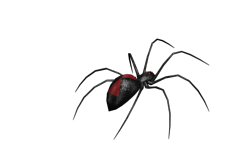
#> input picture assets/test-models/spider/attack/attack-BW_Spider_10006.png, 233 x 159 px, given as the content of the folder sets/graphics update/mob6/Frames_180x180/Idle_Stand/Body/090, which was not available
$ python bake-creatures-b.py
#> lines starting #> are read from the running program, lines starting #| are printed output that depends on the picture; after the words box and inside, x2 and y2 are one past the last pixel; in counts of white or black regions, pixels touching at a corner belong together; pictures that were not available may be replaced by others from this repository, and a replacement may not be noted
### scripts/bakelib.py
"""
THE SHARED BAKE LIBRARY (it.114).

Every bake before this one carried its own copy of the same four things: the
repo paths, the CRLF manifest writer, the projection-derived diamond mask and
the "columns are frames, rows are directions" sheet layout. The graphics-update
drop is baked by several scripts at once, and two of them writing
`manifest.json` in the same second would lose one another's entries - so the
writer here takes a LOCK, and the rest is here so a new bake is a table of
inputs rather than a fifth copy of the plumbing.

Conventions (see `docs/skills/atlas-sprite-pipeline.md`):

  * an animated sheet is `cellW * frameCount` wide and `cellH * dirCount` tall;
    row d is canonical direction d in DIRS = E, NE, N, NW, W, SW, S, SE
    (screen-space: E is towards the right of the screen, S towards the bottom);
  * `painted` is the alpha bounding box of the SOUTH row, in ORIGINAL pixels,
    because `SpriteLibrary.paintedHeight()` sets every rig's scale from it and
    `footAnchor()` puts the feet on the tile from it;
  * a single's manifest KEY has no `single_` prefix; its FILE does;
  * ground diamonds are 64x32, masked by the projection (never drawn), then
    dilated one pixel so the linear sampler has an opaque neighbour under
    every edge.

Usage from a bake:

    from bakelib import *
    frames = {d: [Image, ...] for d in range(8)}      # canonical order
    write_anim('treant_walk', frames, nearest=False)
    write_single('altar_a', img)
"""
import json
import math
import os
import sys
import time

from PIL import Image

ROOT = os.path.dirname(os.path.dirname(os.path.abspath(__file__)))
ATLAS = os.path.join(ROOT, 'public', 'assets', 'atlas')
DROP = os.path.join(ROOT, 'public', 'assets', 'graphics update')
MANIFEST = os.path.join(ATLAS, 'manifest.json')
LOCK = MANIFEST + '.lock'

TILE_W, TILE_H = 64, 32
DIRS = ['E', 'NE', 'N', 'NW', 'W', 'SW', 'S', 'SE']
SOUTH = 6

#: The manifest's own line ending, as `scripts/bake-trader.py` writes it - so
#: re-running any bake does not flip it and churn the whole file.
CRLF = '\r\n'


def clamp8(x):
    return 0 if x < 0 else (255 if x > 255 else int(x))


# ---------------------------------------------------------------------------
# THE MASK (verbatim from `bake-ground.py`, which proved it at it.108/it.112)
# ---------------------------------------------------------------------------


def diamond_alpha():
    """The 64x32 tile's own mask, DERIVED FROM THE PROJECTION rather than drawn."""
    m = Image.new('L', (TILE_W, TILE_H), 0)
    px = m.load()
    for py in range(TILE_H):
        for pxi in range(TILE_W):
            sx = pxi + 0.5 - TILE_W / 2
            sy = py + 0.5
            a = sx / (TILE_W / 2)
            b = sy / (TILE_H / 2)
            if math.floor((a + b) / 2) == 0 and math.floor((b - a) / 2) == 0:
                px[pxi, py] = 255
    return m


def dilate(mask, r=1):
    """The mask grown by `r` pixels, so neighbouring tiles OVERLAP instead of meeting."""
    src = mask.load()
    out = Image.new('L', mask.size, 0)
    dst = out.load()
    w, h = mask.size
    for y in range(h):
        for x in range(w):
            if src[x, y]:
                dst[x, y] = 255
                continue
            for dy in range(-r, r + 1):
                for dx in range(-r, r + 1):
                    nx, ny = x + dx, y + dy
                    if 0 <= nx < w and 0 <= ny < h and src[nx, ny]:
                        dst[x, y] = 255
                        break
                else:
                    continue
                break
    return out


MASK = diamond_alpha()
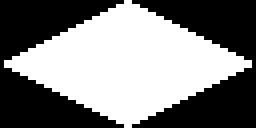
#> MASK: PIL image 64x32 L (shown 4 times larger); 50% white; 1 white region, box (x1, y1, x2, y2) and area: (1, 0, 63, 32) 1024
MASK_OUT = dilate(MASK)
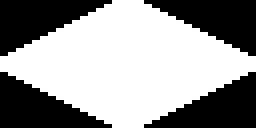
#> MASK_OUT: PIL image 64x32 L (shown 4 times larger); 59% white; 4 black regions, box (x1, y1, x2, y2) and area: (0, 0, 28, 14) 210, (36, 0, 64, 14) 210, (0, 18, 28, 32) 210, (36, 18, 64, 32) 210


# [61 lines left out: functions ground_diamond, bleed, key_magenta, not called in this run]


# ---------------------------------------------------------------------------
# SHEETS
# ---------------------------------------------------------------------------


def alpha_bbox(im, thresh=8):
    """(left, top, right, bottom) inclusive of every pixel with alpha > thresh, or None."""
    a = im.convert('RGBA').split()[3]
    if thresh != 0:
        a = a.point(lambda v: 255 if v > thresh else 0)
    box = a.getbbox()
    if not box:
        return None
    return (box[0], box[1], box[2] - 1, box[3] - 1)


def union_bbox(images, thresh=8):
    box = None
    for im in images:
        b = alpha_bbox(im, thresh)
        if b is None:
            continue
        box = b if box is None else (min(box[0], b[0]), min(box[1], b[1]), max(box[2], b[2]), max(box[3], b[3]))
    return box


def decimate(frames, n):
    """Pick `n` frames evenly from a longer clip (a 60 fps capture is not an animation)."""
    if len(frames) <= n:
        return list(frames)
    return [frames[int(i * len(frames) / n)] for i in range(n)]


def write_anim(name, frames_by_dir, nearest=False, half=False, keep=None, painted_dir=SOUTH, out_scale=1.0):
    """
    Bake an 8-direction (or 1-direction) sheet and register it.

    `frames_by_dir`: dict or list, canonical direction index -> list of PIL
    frames of ONE common original size. Every direction must have the same
    frame count. Pass a single-entry dict `{0: [...]}` for a one-direction strip.

    `half`: bake the sheet at 0.5 and mount it with `scale: 0.5` (for rigs that
    render small - guard/wolf/zombie do this). `out_scale`: any other uniform
    pre-scale applied to the original frames BEFORE cropping (e.g. 0.25 for a
    512 px render that should be a 128 px original) - it changes the ORIGINAL
    size the manifest records, so anchors are computed on the scaled frame.

    `keep`: optional (left, top, right, bottom) crop box in original pixels to
    use instead of the union alpha box (to drop a baked-in shadow, say).

    Returns the manifest entry.
    """
    dirs = sorted(frames_by_dir.keys()) if isinstance(frames_by_dir, dict) else list(range(len(frames_by_dir)))
    rows = [frames_by_dir[d] for d in dirs]
    n = len(rows[0])
    for r in rows:
        assert len(r) == n, '%s: every direction must have %d frames' % (name, n)
    if out_scale != 1.0:
        rows = [[f.resize((max(1, int(round(f.size[0] * out_scale))), max(1, int(round(f.size[1] * out_scale)))), Image.LANCZOS)
                 for f in r] for r in rows]
    ow, oh = rows[0][0].size
    box = keep or union_bbox([f for r in rows for f in r])
    assert box, '%s: nothing painted' % name
    l, t, r_, b = box
    cw, ch = r_ - l + 1, b - t + 1
    k = 0.5 if half else 1
    scw, sch = max(1, int(round(cw * k))), max(1, int(round(ch * k)))
    dir_count = len(rows)
    sheet = Image.new('RGBA', (scw * n, sch * dir_count), (0, 0, 0, 0))
    for d, r in enumerate(rows):
        for fi, f in enumerate(r):
            cell = f.convert('RGBA').crop((l, t, r_ + 1, b + 1))
            if half:
                cell = cell.resize((scw, sch), Image.LANCZOS)
            sheet.paste(cell, (fi * scw, d * sch), cell)
    sheet.save(os.path.join(ATLAS, name + '.png'))
    prow = rows[painted_dir] if painted_dir < dir_count else rows[0]
    pb = union_bbox(prow) or box
    entry = {
        'file': name + '.png',
        'cellW': scw, 'cellH': sch,
        'frameCount': n, 'dirCount': dir_count, 'nearest': bool(nearest),
        'origW': ow, 'origH': oh, 'trimX': l, 'trimY': t, 'scale': k,
        'painted': {'top': pb[1], 'bottom': pb[3], 'left': pb[0], 'right': pb[2]},
    }
    register_anims({name: entry})
    return entry


# [31 lines left out: functions write_single, contact_sheet, not called in this run]


# ---------------------------------------------------------------------------
# THE MANIFEST, UNDER A LOCK
# ---------------------------------------------------------------------------


def _acquire(timeout=120.0):
    t0 = time.time()
    while True:
        try:
            fd = os.open(LOCK, os.O_CREAT | os.O_EXCL | os.O_WRONLY)
            os.write(fd, str(os.getpid()).encode())
            os.close(fd)
            return
        except FileExistsError:
            # A lock older than the timeout is a crashed bake, not a busy one.
            try:
                if time.time() - os.path.getmtime(LOCK) > timeout:
                    os.remove(LOCK)
                    continue
            except OSError:
                pass
            if time.time() - t0 > timeout:
                raise RuntimeError('manifest lock held too long: %s' % LOCK)
            time.sleep(0.05)


# [5 lines left out: function _release, not called in this run]


def _update(fn):
    _acquire()
    try:
        with open(MANIFEST, 'r', encoding='utf-8') as f:
            man = json.load(f)
        fn(man)
        tmp = MANIFEST + '.tmp'
        with open(tmp, 'w', encoding='utf-8', newline=CRLF) as f:
            f.write(json.dumps(man, indent=1, ensure_ascii=False))
        # Windows refuses the rename while another process (a concurrent bake's
        # `read_manifest`, the dev server) holds the file open for reading.
        # Those reads are short; wait them out rather than fail the bake.
        for attempt in range(40):
            try:
                os.replace(tmp, MANIFEST)
                break
            except PermissionError:
                if attempt == 39:
                    # IN PLACE, STILL UNDER THE LOCK (it.115): a handle that
                    # allows renaming the manifest but not replacing it over
                    # (seen with the dev server up) would otherwise fail every
                    # bake; rewriting the same file is safe while we hold the lock.
                    with open(MANIFEST, 'w', encoding='utf-8', newline=CRLF) as f:
                        f.write(json.dumps(man, indent=1, ensure_ascii=False))
                    try:
                        os.remove(tmp)
                    except OSError:
                        pass
                    break
                time.sleep(0.1)
    finally:
        _release()


def register_anims(entries):
    _update(lambda man: man['anims'].update(entries))


def register_singles(entries):
    _update(lambda man: man['singles'].update(entries))


# [7 lines left out: function unregister, not called in this run]


def read_manifest():
    with open(MANIFEST, 'r', encoding='utf-8') as f:
        return json.load(f)


# [5 lines that do not run on import are left out]

### scripts/bake-creatures-b.py
"""
BAKE B (it.114): seven pre-rendered 3D creature packs from the graphics-update
drop, cut into the 8-direction sheets `SpriteLibrary` mounts.

    spearman_  <- mob6            (orc spearman; FRAME form, 8 angles)
    orcess_    <- mob8/1          (green orc warrior woman)
    moth_      <- "mob 11"        (moth; 320 px tier, baked at half)
    zomb2_     <- mob12/1         (zombie; space-separated sheet names)
    halberd_   <- halbard         (human halberdier; 320 px tier, half)
    reaper_    <- npc/1           (caped assassin)
    duelist_   <- npc1            (female duellist)

THE PACK FORMAT. Sheet form is one PNG per angle holding every frame packed
left->right, top->bottom in `cell` px squares (the frame count is the number
of opaque cells, so a partial last row is fine). Frame form (mob6) is one PNG
per frame under `<Anim>/Body/<angle>/`. Angles are 22.5 deg apart (or 45 for
mob6, or 30-and-45 for npc/1); we take the eight multiples of 45.

WHICH ANGLE FACES WHERE is per pack and was determined BY LOOKING at the walk
angle sheets (`--preview` writes them): `angles` below lists, in canonical
DIRS order (E, NE, N, NW, W, SW, S, SE - screen space, S faces the viewer),
the source angle that shows that facing.

    python scripts/bake-creatures-b.py --preview            # contact sheets only
    python scripts/bake-creatures-b.py                      # bake + register all
    python scripts/bake-creatures-b.py --only reaper_       # one creature
"""
import argparse
import os
import sys

from PIL import Image, ImageDraw

sys.path.insert(0, os.path.dirname(os.path.abspath(__file__)))
from bakelib import ATLAS, DROP, alpha_bbox, contact_sheet, decimate, write_anim  # noqa: E402

SCRATCH = os.path.join(os.environ.get('LOCALAPPDATA', os.path.expanduser('~')), 'Temp', 'claude',
                       'C--Users-user-Desktop-isometric-game',
                       '9b751797-5b62-470f-a302-7c92b37a98e4', 'scratchpad', 'bake-b')

# Decimation caps per role (a 60 fps capture is not an animation).
CAPS = {'idle': 10, 'walk': 10, 'attack': 12, 'death': 14, 'hit': 5}

ANGLES8 = [0, 45, 90, 135, 180, 225, 270, 315]

# Angle -> facing, READ OFF THE SHEETS (see the docstring). Every humanoid pack
# renders 000 as the back (N) and turns clockwise: 090 walks right (E), 180
# faces the viewer (S), 270 walks left (W). The orcess' battle stance is
# twisted ~45 deg from her hips (her two deaths land at 135 and 225), but her
# run-lunge at 180 goes straight down the screen, so she uses the same table.
# The moth is the odd one: 000 has the antennae toward the viewer (S) and 090
# points them left (W).
STD = [90, 45, 0, 315, 270, 225, 180, 135]     # E, NE, N, NW, W, SW, S, SE
MOTH = [270, 225, 180, 135, 90, 45, 0, 315]

# One row per creature. `anims`: our suffix -> (source anim, cap). `angles`:
# the source angle per canonical direction (E, NE, N, NW, W, SW, S, SE).
# `zero`: how the pack spells the 0 deg angle ('000' or '0'). `sep`: the
# separator in sheet file names ('_' or ' '). `strip_shadow`: mob6 is the one
# pack whose Body frames carry the drop shadow (near-black, alpha < 128); it
# is keyed out so `painted.bottom` is the feet, not the shadow's edge.
CREATURES = [
    dict(prefix='spearman_', form='frames', base='mob6/Frames_180x180', cell=180, half=False,
         zero='000', sep='_', strip_shadow=True,
         anims={'idle': ('Idle_Stand', 10), 'walk': ('Walk_Forward', 10), 'attack': ('Attack_01', 12),
                'death': ('Death_01', 14), 'hit': ('Hit_01', 5), 'shout': ('Shout', 10)},
         angles=STD),
    dict(prefix='orcess_', form='sheet', base='mob8/1/x180p_Spritesheets', cell=180, half=False,
         zero='000', sep='_',
         anims={'idle': ('Idle_BattlePose', 10), 'walk': ('Walk_Forward', 10), 'attack': ('Attack_01', 12),
                'death': ('Death_FallBack', 14), 'hit': ('Hit_Stomach', 5), 'levelup': ('LevelUp', 12)},
         angles=STD),
    dict(prefix='moth_', form='sheet', base='mob 11/x320_Spritesheets', cell=320, half=True,
         zero='000', sep='_',
         anims={'idle': ('Idle', 10), 'walk': ('Fly', 10), 'attack': ('Attack', 12),
                'death': ('Death', 14), 'hit': ('Hit', 5)},
         angles=MOTH),
    dict(prefix='zomb2_', form='sheet', base='mob12/1/x256_Spritesheets', cell=256, half=False,
         zero='0', sep=' ',
         anims={'idle': ('Idle', 10), 'walk': ('Walk', 10), 'attack': ('Attack1', 12),
                'death': ('Death1', 14), 'hit': ('Hit1', 5), 'roar': ('Roar', 10)},
         angles=STD),
    dict(prefix='halberd_', form='sheet', base='halbard/x320p_Spritesheets', cell=320, half=True,
         zero='000', sep='_',
         anims={'idle': ('Idle', 10), 'walk': ('Walk', 10), 'attack': ('Attack1', 12),
                'death': ('Death', 14), 'hit': ('Hit', 5)},
         angles=STD),
    dict(prefix='reaper_', form='sheet', base='npc/1/x256_Spritesheets', cell=256, half=False,
         zero='0', sep='_',
         anims={'idle': ('Idle', 10), 'walk': ('Walk', 10), 'attack': ('Attack1', 12),
                'death': ('Death', 14), 'hit': ('Hit', 5), 'dash': ('Dash', 8), 'talk': ('Talk', 10)},
         angles=STD),
    dict(prefix='duelist_', form='sheet', base='npc1/x180p_Spritesheets', cell=180, half=False,
         zero='000', sep='_',
         anims={'idle': ('Idle', 10), 'walk': ('Run', 10), 'attack': ('Slash_1', 12),
                'death': ('Death_Forward', 14), 'hit': ('Hit_Stomach', 5), 'cast': ('Cast_Fast', 10),
                'block': ('Block_Idle', 6)},
         angles=STD),
]


def angle_str(a, zero):
    return zero if a == 0 else '%03d' % a


def strip_shadow(im):
    """Drop the baked drop shadow: pixels that are both translucent and near-black."""
    px = im.load()
    w, h = im.size
    for y in range(h):
        for x in range(w):
            r, g, b, a = px[x, y]
            if 0 < a < 140 and max(r, g, b) < 40:
                px[x, y] = (0, 0, 0, 0)
    return im


def load_frames(c, anim, angle):
    """Every frame of `anim` at source `angle`, in order, as RGBA images of the pack's cell size."""
    base = os.path.join(DROP, c['base'], anim)
    astr = angle_str(angle, c['zero'])
    if c['form'] == 'frames':
        d = os.path.join(base, 'Body', astr)
        names = sorted(n for n in os.listdir(d) if n.lower().endswith('.png'))
        frames = [Image.open(os.path.join(d, n)).convert('RGBA') for n in names]
        if c.get('strip_shadow'):
            frames = [strip_shadow(f) for f in frames]
        return frames
    sep = c['sep']
    path = os.path.join(base, sep.join([anim, 'Body', astr]) + '.png')
    sheet = Image.open(path).convert('RGBA')
    cell = c['cell']
    w, h = sheet.size
    cols, rows = w // cell, h // cell
    out = []
    for r in range(rows):
        for col in range(cols):
            f = sheet.crop((col * cell, r * cell, (col + 1) * cell, (r + 1) * cell))
            if alpha_bbox(f) is None:
                continue
            out.append(f)
    return out


def anim_by_dir(c, anim, cap):
    """{canonical dir: [frames]} for one anim, decimated to `cap`, with the pack's angle map applied."""
    out = {}
    n = None
    for d, angle in enumerate(c['angles']):
        frames = load_frames(c, anim, angle)
        if n is None:
            n = len(frames)
        assert len(frames) == n, '%s %s: angle %d has %d frames, expected %d' % (c['prefix'], anim, angle, len(frames), n)
        out[d] = decimate(frames, cap)
    return out


# [22 lines left out: functions angle_sheet, baked_sheet_rows, not called in this run]


def bake(c, preview):
    prefix = c['prefix']
    if preview:
        angle_sheet(c, os.path.join(SCRATCH, prefix + 'walk_angles.png'))
    for suffix, (src, cap) in c['anims'].items():
        name = prefix + suffix
        frames = anim_by_dir(c, src, cap)
        if preview:
            contact_sheet(frames, os.path.join(SCRATCH, name + '.png'), cell=(120, 120))
            continue
        entry = write_anim(name, frames, nearest=False, half=c['half'])
        print('  %-18s frames=%2d cell=%dx%d scale=%s painted=%d..%d' % (
            name, entry['frameCount'], entry['cellW'], entry['cellH'], entry['scale'],
            entry['painted']['top'], entry['painted']['bottom']))
        rows = baked_sheet_rows(entry)
        k = 120 / max(entry['cellW'], entry['cellH'])
        contact_sheet(rows, os.path.join(SCRATCH, 'final', name + '.png'),
                      cell=(max(1, int(entry['cellW'] * k)), max(1, int(entry['cellH'] * k))))


def main():
    ap = argparse.ArgumentParser()
    ap.add_argument('--only', help='bake only the creature with this prefix (e.g. reaper_)')
    ap.add_argument('--preview', action='store_true', help='write contact sheets to the scratchpad, register nothing')
    args = ap.parse_args()
    for c in CREATURES:
        if args.only and c['prefix'] != args.only:
            continue
        print('==', c['prefix'], c['base'], '(preview)' if args.preview else '')
        bake(c, args.preview)
#> in load_frames, `frames = [strip_shadow(f) for f in frames]`: frames = 1 item
#> in anim_by_dir, `n = len(frames)`: n = 1
#> in bake, `frames = anim_by_dir(c, src, cap)`: frames = 8 items
#> in write_anim, `dirs = sorted(frames_by_dir.keys()) if isinstance(frames_by_dir, dict)..`: dirs = [0, 1, 2, 3, 4, 5, 6, 7]
#> in write_anim, `rows = [frames_by_dir[d] for d in dirs]`: rows = 8 items
#> in write_anim, `n = len(rows[0])`: n = 1
#> the loop in write_anim, `for r in rows:` made 8 passes
#> the loop in union_bbox, `for im in images:` made 8 passes
#> pass 1, in alpha_bbox, `a = im.convert('RGBA').split()[3]`:
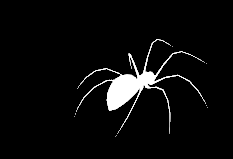
#> a: PIL image 233x159 L; min 0, max 255, mean 11
#> pass 1, in alpha_bbox, `a = a.point(lambda v: 255 if v > thresh else 0)`:
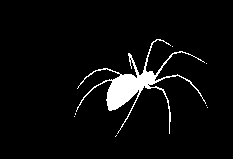
#> a: PIL image 233x159 L; 4.7% white; 8 white regions (7 under 20 px), largest, box (x1, y1, x2, y2) and area: (76, 39, 206, 134) 1719
#> in write_anim, `box = keep or union_bbox([f for r in rows for f in r])`: box = (74, 39, 207, 136)
#> in write_anim, `l, t, r_, b = box`: l = 74; t = 39; r_ = 207; b = 136
#> in write_anim, `cw, ch = r_ - l + 1, b - t + 1`: cw = 134; ch = 98
#> in write_anim, `scw, sch = max(1, int(round(cw * k))), max(1, int(round(ch * k)))`: scw = 134; sch = 98
#> in write_anim, `dir_count = len(rows)`: dir_count = 8
#> the loop in write_anim, `for d, r in enumerate(rows):` made 8 passes
#> after the loop in write_anim, `for d, r in enumerate(rows):`:
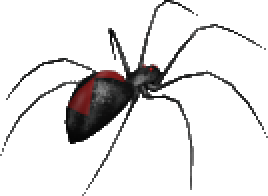
#> cell: PIL image 134x98 RGBA (shown 2 times larger); mean R, G, B, A 5.6, 4.5, 4.5, 31.1; transparent parts drawn white
#> after the loop in write_anim, `for d, r in enumerate(rows):`:
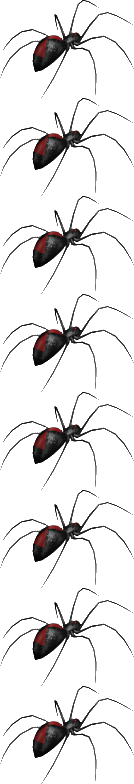
#> sheet: PIL image 134x784 RGBA; mean R, G, B, A 5.4, 4.3, 4.3, 29.4; transparent parts drawn white
#> in write_anim, `prow = rows[painted_dir] if painted_dir < dir_count else rows[0]`: prow = 1 item
#> the loop in union_bbox (call 2), `for im in images:` made 1 pass
#> in write_anim, `pb = union_bbox(prow) or box`: pb = (74, 39, 207, 136)
    print('contact sheets in', SCRATCH)


if __name__ == '__main__':
#> (the run stopped early here; a loop or call above may not have finished)
